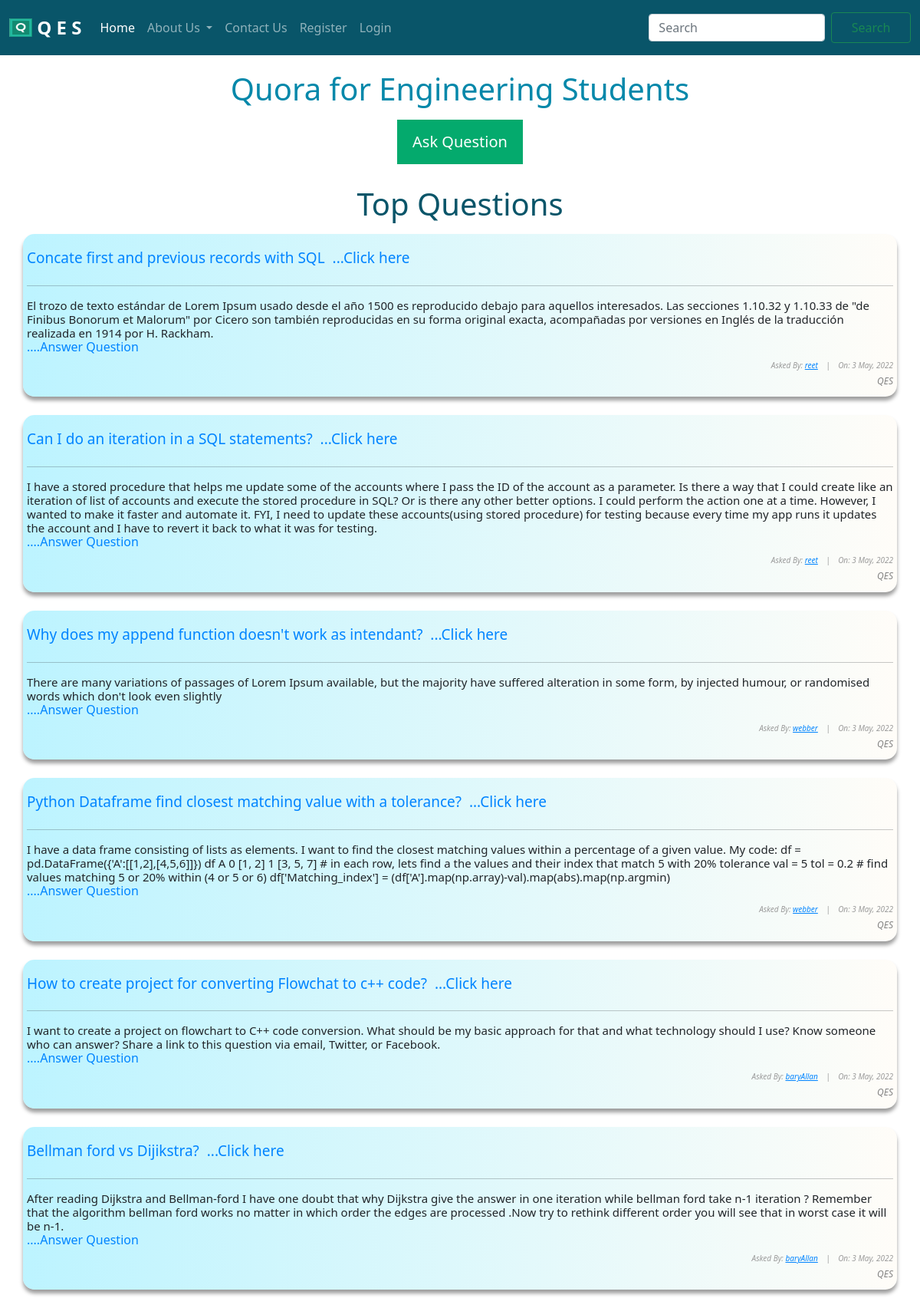
Screenshot of /questions/ with the database file from the repository.
### base/models.py (models this page shows, shortened)
class Question(models.Model):
    user = models.ForeignKey(User, on_delete=models.CASCADE)
    title = models.CharField(max_length=10000)
    content = models.TextField(null=True, blank=True)
    likes = models.ManyToManyField(User, related_name='question_post')
    dislikes = models.ManyToManyField(User, related_name='question_posta')
    date_created = models.DateTimeField(default = timezone.now)

### base/views.py (the view)
# urls.py: path('questions/', views.QuestionListView.as_view(), name ="question-lists"),
class QuestionListView(ListView):
    model = Question
    context_object_name = 'questions'
    ordering = ['-date_created']
    def get_context_data(self, **kwargs):
        context = super().get_context_data(**kwargs)
        search_input = self.request.GET.get('search-area') or ""
        if search_input:
            context['questions'] = context['questions'].filter(title__icontains = search_input)
            context['search_input'] = search_input
        return context

### base/templates/base/question_list.html (shortened to what this page needs)
<!DOCTYPE html>
<html lang="en">
<head>
    <link
      href="https://cdn.jsdelivr.net/npm/bootstrap@5.1.3/dist/css/bootstrap.min.css"
      rel="stylesheet"
    />
</head>
<body>
  <nav class="navbar navbar-expand-lg navbar-dark " style="position: sticky; top: 0; background-color:#095569;">
    <div class="container-fluid">
      <a class="navbar-brand" href="/">
        <img src="/static/icon/icon1.png" alt="" width="30" height="24" class="d-inline-block align-text-top"><span style="font-family:segoe ui; font-size: 1.5rem;"> <b>Q E S</b> </span>
        </a>
        <div class="collapse navbar-collapse" id="navbarSupportedContent">
          <ul class="navbar-nav me-auto mb-2 mb-lg-0">
            <li class="nav-item">
              <a class="nav-link active" aria-current="page" href="/">Home</a>
            </li>
            <li class="nav-item dropdown">
              <a
                class="nav-link dropdown-toggle"
                href="#"
                id="navbarDropdown"
                role="button"
                data-bs-toggle="dropdown"
                aria-expanded="false"
              >
                About Us
              </a>
            </li>
            <li class="nav-item">
              <a class="nav-link" href="/contact">Contact Us</a>
            </li>
            {% if user.is_authenticated %}
            <li class="nav-item" style="color: white; padding: 8px">
              Hello, {{user.first_name}}
            </li>
            <li class="nav-item">
              <a class="nav-link" href="/accounts/logout">Logout</a>
            </li>
            {% else %}
            <li class="nav-item">
              <a class="nav-link" href="/accounts/register">Register</a>
            </li>
            <li class="nav-item">
              <a class="nav-link" href="{% url 'login' %}">Login</a>
            </li>
            {% endif %}
          </ul>
          <form class="d-flex" action="" method="GET">
            <input
              class="form-control me-2"
              type="search"
              name="search-area"
              placeholder="Search"
              aria-label="Search"
              style=" margin: 10px;height:100%; width:250%;"
            />
            <button class="btn btn-outline-success" type="submit">
              Search
            </button>
          </form>
        </div>
      </div>
    </nav>
    <h2 class="my-8 text-center" style="color: #0488aa;font-size: 2.5rem; margin-top: 20px;">Quora for Engineering Students</h2>
    <div class="cntr">
      <a href="/questions/new" style="text-decoration:none; color: inherit;">
      <button
        onclick="document.getElementById('id01').style.display='block'"
        style="width: auto; font-size: 20px; "
      >
        Ask Question
      </button>
    </a>
    </div>
    <div id="sub-nav">
        <h1 id="fh1" style="color: #095569; margin-bottom: 15px;">Top Questions</h1>
      </div>
      {% for question in questions %}
      <div
      class="container"
      style="
        background: linear-gradient(
          to right,
          rgb(173 241 255 / 81%),
          rgba(255, 166, 0, 0.027)
        );
        padding: 5px;
        box-shadow: rgba(0, 0, 0, 0.383) 0px 5px 5px 0px;
        border-radius: 15px;
      "
    >
      <div id="title-sec" style="display: flex; align-items: center">
        <h3 id="fh3"><a href="{% url 'question-detail' question.id%}" style="text-decoration:none"> {{ question.title }}  &nbsp;...Click here</a></h3>
      </div>
      <hr />
      <h6 id="fh6" style="text-align: left">
        {{ question.content |safe }}<a href="{% url 'question-detail' question.id%}" style="text-decoration:none">&nbsp;<h6>....Answer Question</h6></a>
      </h6>
      <h6
        id="fh6"
        style="font-size: 10px; font-style: italic; color: rgb(155, 155, 155)"
      >
        Asked By: <a href="">{{ question.user }}</a>&nbsp;&nbsp;&nbsp;
        |&nbsp;&nbsp;&nbsp; On: {{question.date_created|date:"j F, Y"}}
      </h6>
      <h5 style="text-align: right; font-size: 12px; font-style: italic">
        QES
      </h5>
    </div>
    <br>
    {% endfor %}
</body>
</html>

### base/templates/base/question_list.html (style rules this page uses)
#fh1 { margin-top: 20px; }
#sub-nav { display: flex; justify-content: space-around; }
#fh3 { text-align: left; font-size: 19px; padding-top: 15px; }
#fh6 { text-align: right; font-size: 15px; font-weight: normal; }
a { color: rgb(0, 132, 255); }
h5 { color: rgb(133, 133, 133); }
.cntr { text-align: center; }
button { background-color: #04aa6d; color: white; padding: 14px 20px; margin: 8px 0; border: none; cursor: pointer; width: 100%; top: 10%; left: 50%; }

### rows the page displays
Question: title "Concate first and previous records with SQL", content "El trozo de texto estándar de Lorem Ipsum usado desde el año 1500 es reproducido debajo para aquellos interesados. Las secciones 1.10.32 y 1.10.33 de \"de Finibus Bonorum et Malorum\" por Cicero son también reproducidas en su forma original exacta, acompañadas por versiones en Inglés de la traducción realizada en 1914 por H. Rackham.", user "reet", date_created "3 May, 2022"
Question: title "Can I do an iteration in a SQL statements?", content "I have a stored procedure that helps me update some of the accounts where I pass the ID of the account as a parameter. Is there a way that I could create like an iteration of list of accounts and execute the stored procedure in SQL? Or is there any other better options. I could perform the action one at a time. However, I wanted to make it faster and automate it. FYI, I need to update these accounts(using stored procedure) for testing because every time my app runs it updates the account and I have to revert it back to what it was for testing.", user "reet", date_created "3 May, 2022"
Question: title "Why does my append function doesn't work as intendant?", content "There are many variations of passages of Lorem Ipsum available, but the majority have suffered alteration in some form, by injected humour, or randomised words which don't look even slightly", user "webber", date_created "3 May, 2022"
Question: title "Python Dataframe find closest matching value with a tolerance?", content "I have a data frame consisting of lists as elements. I want to find the closest matching values within a percentage of a given value. My code: df = pd.DataFrame({'A':[[1,2],[4,5,6]]}) df A 0 [1, 2] 1 [3, 5, 7] # in each row, lets find a the values and their index that match 5 with 20% tolerance val = 5 tol = 0.2 # find values matching 5 or 20% within (4 or 5 or 6) df['Matching_index'] = (df['A'].map(np.array)-val).map(abs).map(np.argmin)", user "webber", date_created "3 May, 2022"
Question: title "How to create project for converting Flowchat to c++ code?", content "I want to create a project on flowchart to C++ code conversion. What should be my basic approach for that and what technology should I use? Know someone who can answer? Share a link to this question via email, Twitter, or Facebook.", user "baryAllan", date_created "3 May, 2022"
Question: title "Bellman ford vs Dijikstra?", content "After reading Dijkstra and Bellman-ford I have one doubt that why Dijkstra give the answer in one iteration while bellman ford take n-1 iteration ? Remember that the algorithm bellman ford works no matter in which order the edges are processed .Now try to rethink different order you will see that in worst case it will be n-1.", user "baryAllan", date_created "3 May, 2022"
